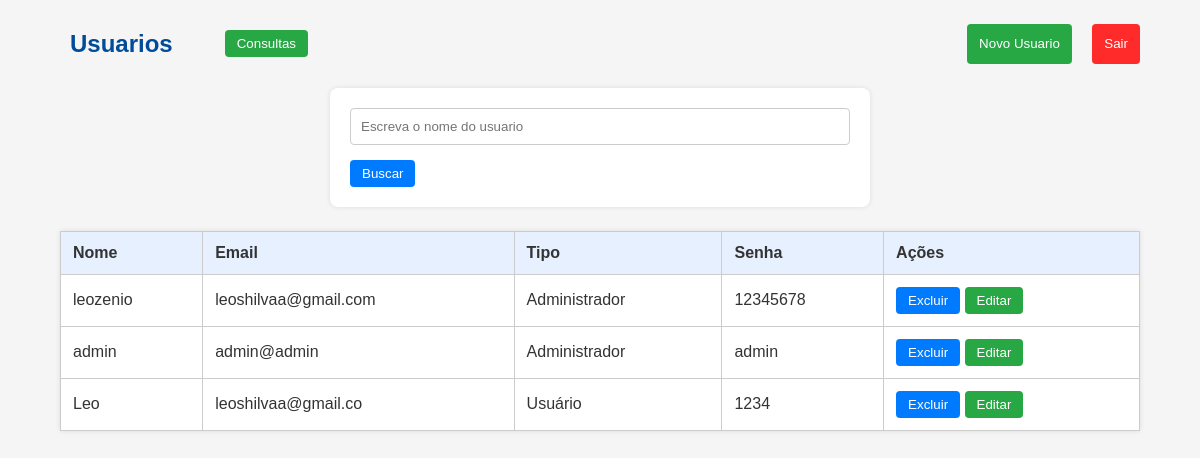
Page /listar_usuarios (signed in) on the earlier database version.
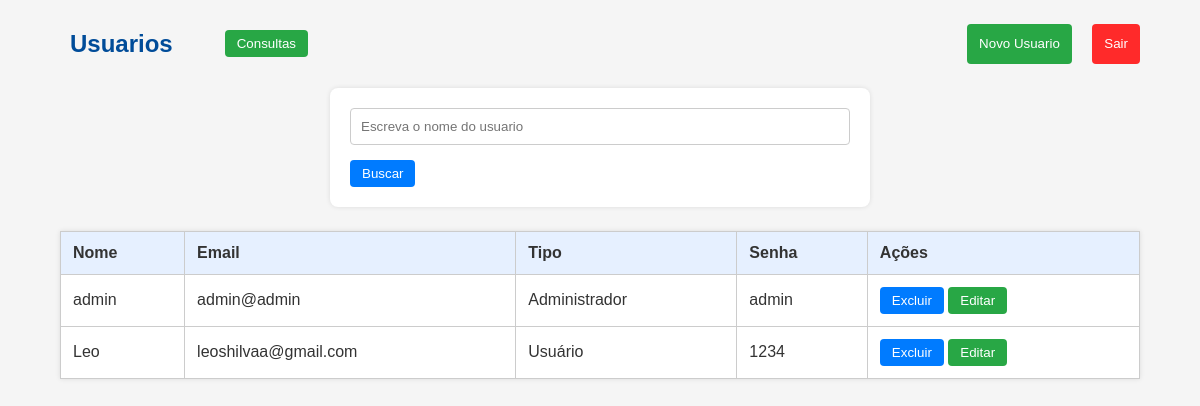
Same page on the later database version.
### app/models.py (models this page shows)
class Usuario(db.Model):
    id = db.Column(db.Integer, primary_key=True)
    nome = db.Column(db.String(100), nullable=False)
    email = db.Column(db.String(120), unique=True, nullable=False)
    senha = db.Column(db.String(100), nullable=False)
    tipo = db.Column(db.String(10), nullable=False)  # 'admin' ou 'usuario'

### app/usuarios.py (the view)
@usuarios_bp.route('/listar_usuarios', methods=['GET'])
@login_required
@admin_required
def listar_usuarios():
    nome = request.args.get('nome')
    usuarios = Usuario.query
    if nome:
        nome.lower()
        usuarios = usuarios.filter(func.lower(Usuario.nome).like(f"%{nome.lower()}%"))
    usuarios = usuarios.all()
    return render_template('usuarios/listar_usuarios.html', usuarios=usuarios)

### app/consultas.py (called while the page is built)
def login_required(f):
    @wraps(f)
    def decorated_function(*args, **kwargs):
        if 'usuario_id' not in session:
            flash("Você precisa estar logado para acessar esta página.", "warning")
            return redirect(url_for('auth.efetua_login'))
        return f(*args, **kwargs)
    return decorated_function

def admin_required(f):
    @wraps(f)
    def decorated_function(*args, **kwargs):
        if session.get('usuario_tipo') != 'admin':
            return redirect(url_for('auth.acesso_negado'))
        return f(*args, **kwargs)
    return decorated_function

### app/templates/usuarios/listar_usuarios.html (shortened to what this page needs)
<!DOCTYPE html>
<html lang="pt-br">
  <head>
    <link
      rel="stylesheet"
      href="{{ url_for('static', filename='style.css') }}"
    />
  </head>
  <body>
    <div class="header-btn">
      <div class="container-nav">
        <h2>Usuarios</h2>
        {%if session['usuario_tipo'] == 'admin'%}
          <a href="/listar_consultas"><button type="button">Consultas</button></a>
        {%endif%}
      </div>
      <div>
        <a href="/cadastra_usuario"><button class="btn-novo-usuario">Novo Usuario</button></a>
        <a href="/logout"><button class="btn-logout">Sair</button></a>
      </div>
    </div>
    <form class="form-pesquisa" action="">
      <input
        type="text"
        name="nome"
        value="{{ request.args.get('nome', '') }}"
        placeholder="Escreva o nome do usuario"
        id=""
      />
      <button type="submit">Buscar</button>
    </form>
    <table border="1" cellpadding="8">
      <tr>
        <th>Nome</th>
        <th>Email</th>
        <th>Tipo</th>
        <th>Senha</th>
        <th>Ações</th>
      </tr>
      {% for u in usuarios %}
      <tr>
        <td>{{ u.nome }}</td>
        <td>{{ u.email }}</td>
        <td>
          {% if u.tipo == 'admin' %} Administrador {% elif u.tipo == 'usuario'
          %} Usuário {% else %} {{ u.tipo }} {% endif %}
        </td>
        <td>{{ u.senha }}</td>
        <td>
          <button onclick="excluirConsulta('{{ u.id }}')">Excluir</button>
          <a href="/editar_usuario/{{ u.id }}"><button>Editar</button></a>
        </td>
      </tr>
      {% endfor %}
    </table>
  </body>
</html>

### app/static/style.css (style rules this page uses)
body { font-family: Arial, sans-serif; margin: 0 60px; font-size: 16px; background-color: #f5f5f5; color: #333; }
h2 { font-size: 24px; color: #004c99; }
table { width: 100%; border-collapse: collapse; background: #fff; box-shadow: 0 0 5px rgba(0, 0, 0, 0.1); }
th, td { padding: 12px; border: 1px solid #ccc; text-align: left; }
th { background-color: #e6f0ff; }
button { padding: 6px 12px; background-color: #007bff; color: white; border: none; border-radius: 4px; cursor: pointer; }
a button { background-color: #28a745; }
form { background-color: white; padding: 20px; border-radius: 8px; max-width: 500px; margin: auto; box-shadow: 0 0 5px rgba(0, 0, 0, 0.1); }
input[type="text"], input[type="email"], input[type="date"], input[type="time"], input[type="password"] { width: 100%; padding: 10px; margin-bottom: 15px; border: 1px solid #ccc; border-radius: 4px; box-sizing: border-box; }
.form-pesquisa { margin-bottom: 1.5rem; }
.header-btn { display: flex; align-items: center; text-align: center; justify-content: space-between; }
.btn-nova-consulta, .btn-novo-usuario { padding: 6px 12px; height: 40px; }
.btn-logout { background-color: rgb(255, 42, 42); margin-left: 1rem; padding: 6px 12px; height: 40px; }
.container-nav { display: flex; gap: 20px; justify-content: flex-end; align-items: center; padding: 10px; }
.container-nav a { text-decoration: none; color: black; text-align: center; margin: 0 2rem; }

Differences in the rows shown:
removed Usuario: nome "leozenio", email "leoshilvaa@gmail.com", tipo "Administrador", senha "12345678"
changed Usuario "Leo": email "leoshilvaa@gmail.co" → "leoshilvaa@gmail.com"
